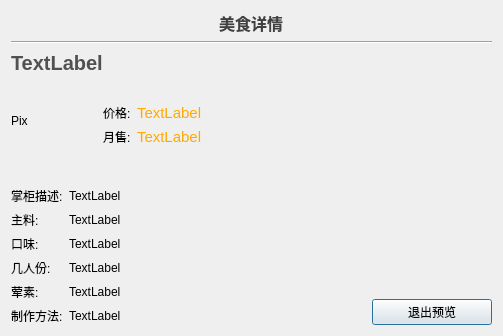
<?xml version="1.0" encoding="UTF-8"?>
<ui version="4.0">
 <class>FoodDetailW</class>
 <widget class="QDialog" name="FoodDetailW">
  <property name="geometry">
   <rect>
    <x>0</x>
    <y>0</y>
    <width>503</width>
    <height>316</height>
   </rect>
  </property>
  <property name="windowTitle">
   <string>菜品展示</string>
  </property>
  <layout class="QGridLayout" name="gridLayout_2" rowstretch="1,0,0,0,0">
   <item row="3" column="0">
    <layout class="QGridLayout" name="gridLayout_4" rowstretch="1,4">
     <item row="0" column="0" rowspan="2">
      <widget class="QLabel" name="labPic">
       <property name="minimumSize">
        <size>
         <width>0</width>
         <height>80</height>
        </size>
       </property>
       <property name="text">
        <string>Pix</string>
       </property>
      </widget>
     </item>
    </layout>
   </item>
   <item row="3" column="1" colspan="2">
    <layout class="QGridLayout" name="gridLayout" columnstretch="1,10">
     <property name="bottomMargin">
      <number>15</number>
     </property>
     <item row="1" column="1">
      <widget class="QLabel" name="labPrice">
       <property name="styleSheet">
        <string notr="true">color:#ffaa00;
font-size: 15px;</string>
       </property>
       <property name="text">
        <string>TextLabel</string>
       </property>
      </widget>
     </item>
     <item row="2" column="1">
      <widget class="QLabel" name="labMonth">
       <property name="styleSheet">
        <string notr="true">color:#ffaa00;
font-size: 15px;</string>
       </property>
       <property name="text">
        <string>TextLabel</string>
       </property>
      </widget>
     </item>
     <item row="1" column="0">
      <widget class="QLabel" name="label_7">
       <property name="text">
        <string>价格:</string>
       </property>
      </widget>
     </item>
     <item row="2" column="0">
      <widget class="QLabel" name="label_9">
       <property name="text">
        <string>月售:</string>
       </property>
      </widget>
     </item>
     <item row="0" column="1">
      <spacer name="verticalSpacer">
       <property name="orientation">
        <enum>Qt::Vertical</enum>
       </property>
       <property name="sizeHint" stdset="0">
        <size>
         <width>20</width>
         <height>40</height>
        </size>
       </property>
      </spacer>
     </item>
    </layout>
   </item>
   <item row="0" column="0" colspan="5" alignment="Qt::AlignHCenter">
    <widget class="QLabel" name="label">
     <property name="text">
      <string>&lt;html&gt;&lt;head/&gt;&lt;body&gt;&lt;p&gt;&lt;span style=&quot; font-size:12pt; font-weight:600; color:#414141;&quot;&gt;美食详情&lt;/span&gt;&lt;/p&gt;&lt;/body&gt;&lt;/html&gt;</string>
     </property>
    </widget>
   </item>
   <item row="1" column="0" colspan="5">
    <widget class="Line" name="line">
     <property name="orientation">
      <enum>Qt::Horizontal</enum>
     </property>
    </widget>
   </item>
   <item row="2" column="0" colspan="3">
    <widget class="QLabel" name="labName">
     <property name="minimumSize">
      <size>
       <width>0</width>
       <height>25</height>
      </size>
     </property>
     <property name="styleSheet">
      <string notr="true">color:rgb(81, 81, 81);
font-weight:bold;
font-size:20px</string>
     </property>
     <property name="text">
      <string>TextLabel</string>
     </property>
    </widget>
   </item>
   <item row="4" column="0" colspan="4">
    <layout class="QGridLayout" name="gridLayout_3" rowstretch="1,1,1,1,1,1" columnstretch="1,10">
     <property name="topMargin">
      <number>20</number>
     </property>
     <item row="0" column="0">
      <widget class="QLabel" name="label_3">
       <property name="text">
        <string>掌柜描述:</string>
       </property>
      </widget>
     </item>
     <item row="0" column="1">
      <widget class="QLabel" name="labDes">
       <property name="text">
        <string>TextLabel</string>
       </property>
      </widget>
     </item>
     <item row="1" column="0">
      <widget class="QLabel" name="label_4">
       <property name="text">
        <string>主料:</string>
       </property>
      </widget>
     </item>
     <item row="1" column="1">
      <widget class="QLabel" name="labMain">
       <property name="text">
        <string>TextLabel</string>
       </property>
      </widget>
     </item>
     <item row="2" column="0">
      <widget class="QLabel" name="label_5">
       <property name="text">
        <string>口味:</string>
       </property>
      </widget>
     </item>
     <item row="2" column="1">
      <widget class="QLabel" name="labTaste">
       <property name="text">
        <string>TextLabel</string>
       </property>
      </widget>
     </item>
     <item row="3" column="0">
      <widget class="QLabel" name="label_6">
       <property name="text">
        <string>几人份:</string>
       </property>
      </widget>
     </item>
     <item row="3" column="1">
      <widget class="QLabel" name="labPeople">
       <property name="text">
        <string>TextLabel</string>
       </property>
      </widget>
     </item>
     <item row="4" column="0">
      <widget class="QLabel" name="label_8">
       <property name="text">
        <string>荤素:</string>
       </property>
      </widget>
     </item>
     <item row="4" column="1">
      <widget class="QLabel" name="labHunsu">
       <property name="text">
        <string>TextLabel</string>
       </property>
      </widget>
     </item>
     <item row="5" column="0">
      <widget class="QLabel" name="label_10">
       <property name="text">
        <string>制作方法:</string>
       </property>
      </widget>
     </item>
     <item row="5" column="1">
      <widget class="QLabel" name="labMake">
       <property name="text">
        <string>TextLabel</string>
       </property>
      </widget>
     </item>
    </layout>
   </item>
   <item row="4" column="4" alignment="Qt::AlignBottom">
    <widget class="QPushButton" name="BtnSure">
     <property name="minimumSize">
      <size>
       <width>120</width>
       <height>25</height>
      </size>
     </property>
     <property name="text">
      <string>退出预览</string>
     </property>
    </widget>
   </item>
  </layout>
 </widget>
 <resources/>
 <connections>
  <connection>
   <sender>BtnSure</sender>
   <signal>clicked()</signal>
   <receiver>FoodDetailW</receiver>
   <slot>reject()</slot>
   <hints>
    <hint type="sourcelabel">
     <x>388</x>
     <y>292</y>
    </hint>
    <hint type="destinationlabel">
     <x>228</x>
     <y>157</y>
    </hint>
   </hints>
  </connection>
 </connections>
</ui>
